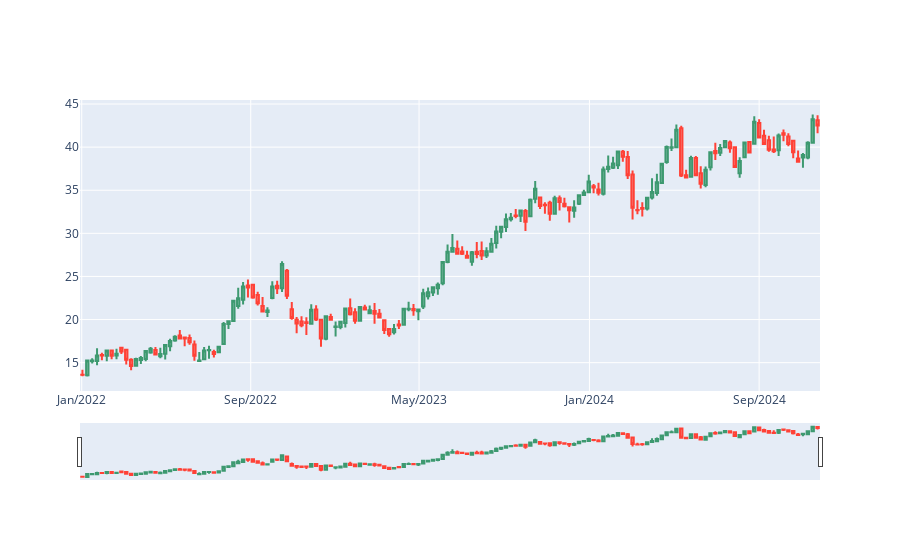

The notebook cell saved with this chart:
### Code cell
# Naked price action -> raw data
fig = go.Figure(data=[go.Candlestick(x=ohlc_df['time'],
                open=ohlc_df['open'],
                high=ohlc_df['high'],
                low=ohlc_df['low'],
                close=ohlc_df['close'])])
fig.update_xaxes(dtick="M8", tickformat="%b/%Y")
fig.show()

### Figure 1 — Plotly figure (JSON) as saved in the notebook; plotly's stock layout.template omitted (floating-point values rounded to 4 significant figures; data arrays with more than 128 entries replaced by an {"elided": "..."} marker saying what was removed)
{"data": [{"close": {"elided": "152 float values"}, "high": {"elided": "152 float values"}, "low": {"elided": "152 float values"}, "open": {"elided": "152 float values"}, "type": "candlestick", "x": {"elided": "152 str values"}}], "layout": {"xaxis": {"dtick": "M8", "tickformat": "%b/%Y"}}}
